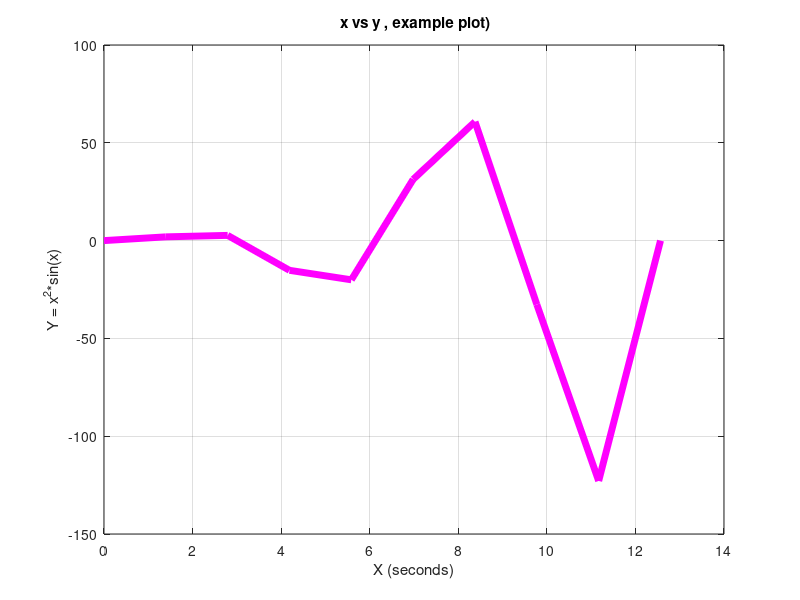
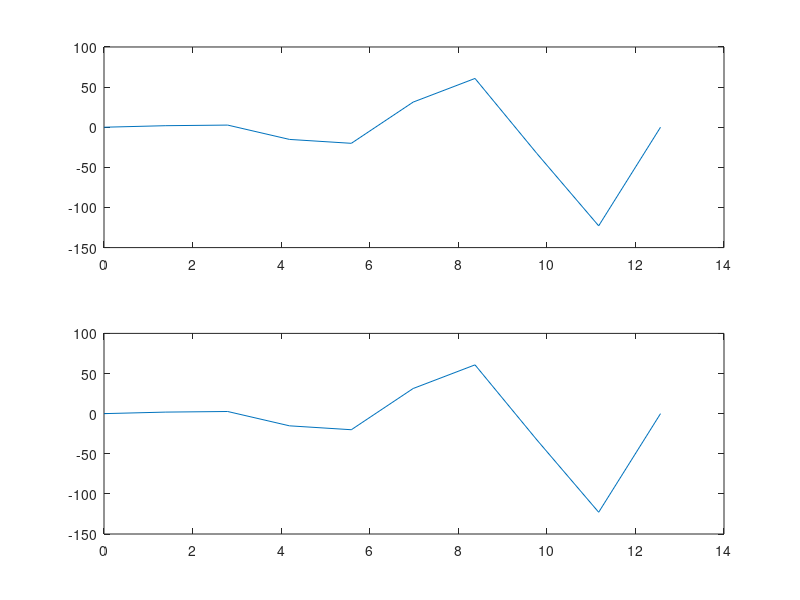

These figures' MATLAB source, in order:
%Simple 2D plot

x=linspace(0,4*pi,10);
y=x.^2.*sin(x);
figure;

plot(x,y,'m-','LineWidth',5)
xlabel('X (seconds)')
ylabel('Y = x^2*sin(x)')
grid on;
title(' x vs y , example plot)')

% Subplots . how to divide a figure in  2 rows 1 col , we can sepcify as
% many rows and cols as we wish.
figure
%element on row1
subplot(2,1,1)
plot(x,y)
%element on row2 
subplot(2,1,2)
plot(x,y)